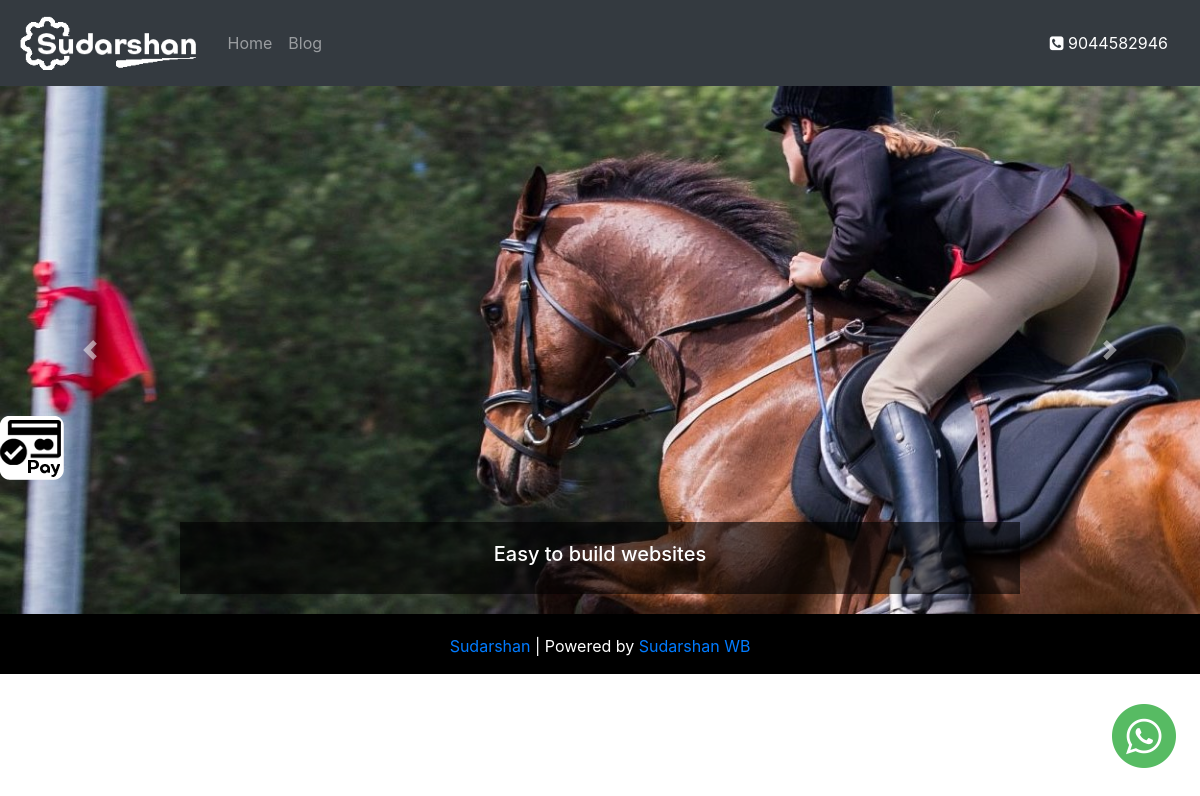
The page / on the database its author committed.
### tables this page shows
CREATE TABLE `pages` (
  `id` int(11) NOT NULL,
  `slug` varchar(200) NOT NULL,
  `title` text NOT NULL,
  `description` text NOT NULL,
  `status` varchar(1) NOT NULL,
  `parent` int(11) NOT NULL,
  `orderno` int(11) NOT NULL
);

CREATE TABLE `settings` (
  `id` int(11) NOT NULL,
  `sett_option` varchar(15) NOT NULL,
  `sett_value` text NOT NULL
);

CREATE TABLE `uploads` (
  `id` int(11) NOT NULL,
  `description` text NOT NULL,
  `filename` text NOT NULL,
  `widget_id` int(11) NOT NULL
);

CREATE TABLE `contents` (
  `id` int(11) NOT NULL,
  `type` varchar(35) NOT NULL,
  `image` text NOT NULL,
  `heading` text NOT NULL,
  `subheading` text NOT NULL,
  `content` text NOT NULL,
  `bgcolor` varchar(8) NOT NULL,
  `fgcolor` varchar(8) NOT NULL,
  `pageid` int(11) NOT NULL,
  `orderno` int(11) NOT NULL
);

### inc/autoload.php (called while the page is built)
<?php
  if (isset($_GET['p'])) {
    $slug=$_GET['p'];
  }
  else {
    $slug='home';
  }
  require_once('config/dblib.php');
  $instance1 = new DatabaseLib();
  $connStatus1 = $instance1->createConnection();
  if ($connStatus1 == true) {
    $getResults1= $instance1->getData("SELECT * FROM `settings`");
    if($getResults1 != false){
      while ($getResults_row1 = mysqli_fetch_array($getResults1)) {
        if ($getResults_row1['sett_option']=="sitename") {
          $sitename=$getResults_row1['sett_value'];
        }
        elseif ($getResults_row1['sett_option']=="sitetagline") {
          $sitetagline=$getResults_row1['sett_value'];
        }
        elseif ($getResults_row1['sett_option']=="headercode") {
          $headercode=$getResults_row1['sett_value'];
        }
        elseif ($getResults_row1['sett_option']=="whatsapp") {
          $whatsapp=$getResults_row1['sett_value'];
        }
        elseif ($getResults_row1['sett_option']=="phone") {
          $phone=$getResults_row1['sett_value'];
        }
        elseif ($getResults_row1['sett_option']=="navcolor") {
          $navcolor=$getResults_row1['sett_value'];
        }
        elseif ($getResults_row1['sett_option']=="paymentlink") {
          $paymentlink=$getResults_row1['sett_value'];
        }
      }
    }
  }
  if ($connStatus1 == true) {
    $getResults2= $instance1->getData("SELECT `id` FROM `pages` WHERE `slug`='".$slug."'");
    if($getResults2 != false){
      while ($getResults_row2 = mysqli_fetch_array($getResults2)) {
        $pageid=$getResults_row2['id'];
      }
    }
  }

### config/dblib.php (called while the page is built, shortened)
<?php
Class DatabaseLib {
	private $conn;
	public function createConnection() {
		$this->conn = mysqli_connect('localhost', 'root', '', 'core_sudarshan');
		if($this->conn){
			return true;
		}
		else{
			return false;
		}
	}
	public function getData($query) {
		$result = mysqli_query($this->conn, $query);
		if(mysqli_num_rows($result)>0){
			return $result;
		}
		else{
			return false;
		}
	}
}
?>

### index.php (the view, shortened to what this page needs)
<?php
include('inc/autoload.php');
?>
<!DOCTYPE html>
<html lang="en">
	<head>
	 	<link rel="stylesheet" href="https://maxcdn.bootstrapcdn.com/bootstrap/4.2.1/css/bootstrap.min.css">
	 	<link rel="stylesheet" type="text/css" href="https://stackpath.bootstrapcdn.com/font-awesome/4.7.0/css/font-awesome.min.css">
	 	<link rel="stylesheet" type="text/css" href="assets/css/custom.css">
	</head>
	<body>
		<?php include('inc/nav.php'); ?>
		<?php
          $instance = new DatabaseLib();
          $connStatus = $instance->createConnection();
          if ($connStatus == true) {
            $getResults= $instance->getData("SELECT * FROM `contents` WHERE `pageid`=".$pageid." ORDER BY `orderno` ASC");
            if($getResults != false){
              while ($getResults_row = mysqli_fetch_array($getResults)) {
              	if ($getResults_row['type']=="Slider") {
              		$sliderid=base64_decode($getResults_row['content']);
              		?>
              		<div id="demo" class="carousel slide" data-ride="carousel">
					  <div class="carousel-inner">
					  	<?php
					  	$getResults22= $instance->getData("SELECT * FROM `uploads` WHERE `widget_id`=".$sliderid."");
			            if($getResults != false){
			            	$countslider=0;
			              while ($getResults_row22 = mysqli_fetch_array($getResults22)) {
			              	$countslider=$countslider+1;
					  	?>
					    <div class="carousel-item <?php if($countslider==1){ echo 'active'; } ?>">
					      <img src="controlpanel/uploads_widget/<?= $getResults_row22['filename']; ?>" alt="<?= $getResults_row22['description']; ?>" width="100%">
					      <div class="carousel-caption">
					        <h5><?= $getResults_row22['description']; ?></h5>
					      </div>
					    </div>
					    <?php
              	    		}
              	    	}
              	    	?>
					  </div>
					  <a class="carousel-control-prev" href="#demo" data-slide="prev">
					    <span class="carousel-control-prev-icon"></span>
					  </a>
					  <a class="carousel-control-next" href="#demo" data-slide="next">
					    <span class="carousel-control-next-icon"></span>
					  </a>
					</div>
              		<?php
              	}
               }
             }
           }
          ?>
		<?php include('inc/footer.php'); ?>
	</body>
</html>

### inc/nav.php (shortened to what this page needs)
<nav class="navbar navbar-expand-lg <?php if($navcolor=='dark'){ echo 'navbar-dark bg-dark'; } else{ echo 'navbar-light bg-light'; } ?>">
  <a class="navbar-brand" href="index.php"><img src="controlpanel/site_files/logo.png" style="max-height : 60px;"></a>
  <div class="collapse navbar-collapse" id="navbarColor02">
    <ul class="navbar-nav mr-auto">
      <?php
       $instancenav = new DatabaseLib();
       $connStatusnav = $instancenav->createConnection();
        if ($connStatusnav == true) {
          $getResultsnav= $instancenav->getData("SELECT * FROM `pages` WHERE `parent`=0 AND `status`='P' ORDER BY `orderno` ASC");
          if($getResultsnav != false){
            while ($getResults_rownav = mysqli_fetch_array($getResultsnav)) {
              $founds=0;
              if($founds < 1){
              ?>
              <li class="nav-item">
                <a class="nav-link" href="<?php if($getResults_rownav['slug']=='home') { echo 'index.php'; } elseif($getResults_rownav['slug']=='blog') { echo 'blog.php'; } else { echo 'page.php?p='.$getResults_rownav['slug']; } ?>"><?= base64_decode($getResults_rownav['title']); ?></a>
              </li>
              <?php
              }
            }
          }
        }
      ?>
    </ul>
    <div class="form-inline my-2 my-lg-0">
      <a class="nav-link" style="<?php if($navcolor=='dark'){ echo 'color:#fff !important;'; } else{ echo 'color:#000 !important;'; } ?>" href="tel:<?= $phone; ?>"><span class="fa fa-phone-square"></span> <?= $phone; ?></a>
    </div>
  </div>
</nav>

### inc/footer.php (shortened to what this page needs)
<div style="color:#fff; background-color: #000; padding-top: 20px;">
	<div class="container">
		<div class="row">
			<div class="col-md-12">
				<p class="text-center">
					<a href="index.php"><?= base64_decode($sitename); ?></a> | Powered by <a href="https://www.codebrotherindia.com/Sudarshan" rel="nofollow" target="_blank">Sudarshan WB</a>
				</p>
			</div>
		</div>
	</div>
</div>
<?php
	if (strlen($whatsapp)>9) {
		?>
		<div class="wa">
		<a href="https://wa.me/<?= $whatsapp; ?>" style='position:fixed; right:2%; bottom:4%;'><img src="controlpanel/site_files/wa.png" alt="WhatsApp Chat"></a></div>
		<?php
	}
?>
<?php
	if (strlen($paymentlink) > 4) {
		?>
		<div class="icon-bar">
		  <a href="<?= $paymentlink; ?>" class="pay-button" style="position:fixed; left:0%; bottom:40%;"><img src="controlpanel/site_files/paynow.png" alt="Make Payments" title="Make Payments"></a>
		</div>
		<?php
	}
?>

### assets/css/custom.css (style rules this page uses)
.carousel-caption { background: rgba(0, 0, 0, 0.6) !important; }

### rows shown on the page
pages: title "Home"
pages: title "Blog"
settings: sett_value "9044582946"
uploads: filename (picture), description "Easy to build websites"
settings: sett_value "Sudarshan"
